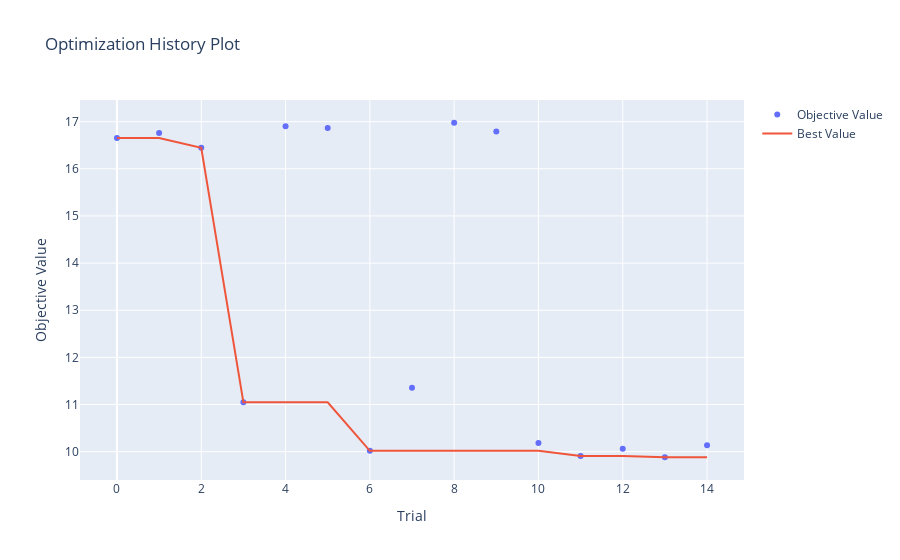
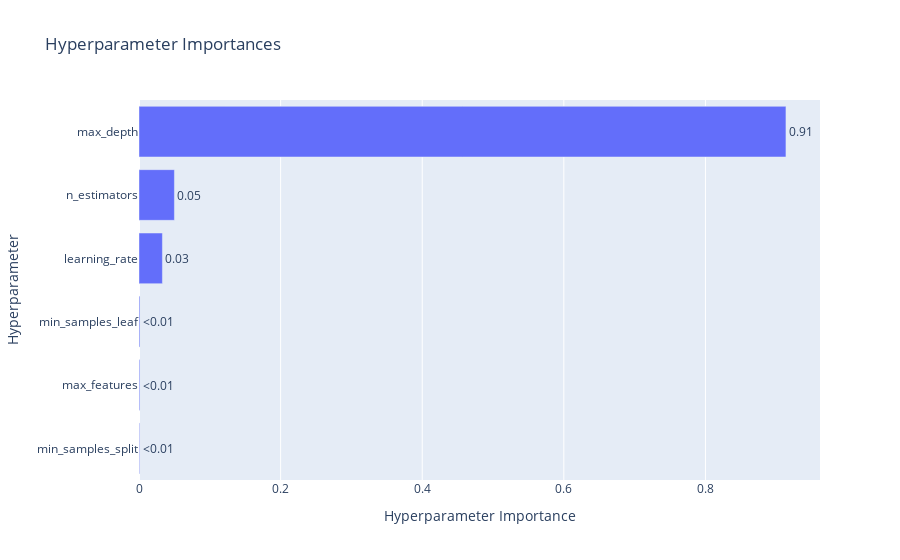

Source (notebook cell) for these figures, in order:
### Code cell
# Visualizations
vis.plot_optimization_history(study_ada).show()
vis.plot_param_importances(study_ada).show()

### Figure 1 — Plotly figure (JSON) as saved in the notebook; plotly's stock layout.template omitted (floating-point values rounded to 4 significant figures)
{"data": [{"mode": "markers", "name": "Objective Value", "x": [0, 1, 2, 3, 4, 5, 6, 7, 8, 9, 10, 11, 12, 13, 14], "y": [16.65, 16.76, 16.45, 11.05, 16.9, 16.87, 10.02, 11.35, 16.98, 16.79, 10.18, 9.908, 10.06, 9.882, 10.14], "type": "scatter"}, {"mode": "lines", "name": "Best Value", "x": [0, 1, 2, 3, 4, 5, 6, 7, 8, 9, 10, 11, 12, 13, 14], "y": [16.65, 16.65, 16.45, 11.05, 11.05, 11.05, 10.02, 10.02, 10.02, 10.02, 10.02, 9.908, 9.908, 9.882, 9.882], "type": "scatter"}, {"marker": {"color": "#cccccc"}, "mode": "markers", "name": "Infeasible Trial", "showlegend": false, "x": [], "y": [], "type": "scatter"}], "layout": {"title": {"text": "Optimization History Plot"}, "xaxis": {"title": {"text": "Trial"}}, "yaxis": {"title": {"text": "Objective Value"}}}}

### Figure 2 — Plotly figure (JSON) as saved in the notebook; plotly's stock layout.template omitted (floating-point values rounded to 4 significant figures)
{"data": [{"cliponaxis": false, "hovertemplate": ["min_samples_split (IntDistribution): 0.0008484301863939179<extra></extra>", "max_features (CategoricalDistribution): 0.0011154526079440725<extra></extra>", "min_samples_leaf (IntDistribution): 0.0012735347809829398<extra></extra>", "learning_rate (FloatDistribution): 0.03306641011122508<extra></extra>", "n_estimators (IntDistribution): 0.0500133006863193<extra></extra>", "max_depth (IntDistribution): 0.9136828716271347<extra></extra>"], "name": "Objective Value", "orientation": "h", "text": ["<0.01", "<0.01", "<0.01", "0.03", "0.05", "0.91"], "textposition": "outside", "x": [0.0008484, 0.001115, 0.001274, 0.03307, 0.05001, 0.9137], "y": ["min_samples_split", "max_features", "min_samples_leaf", "learning_rate", "n_estimators", "max_depth"], "type": "bar"}], "layout": {"title": {"text": "Hyperparameter Importances"}, "xaxis": {"title": {"text": "Hyperparameter Importance"}}, "yaxis": {"title": {"text": "Hyperparameter"}}}}
